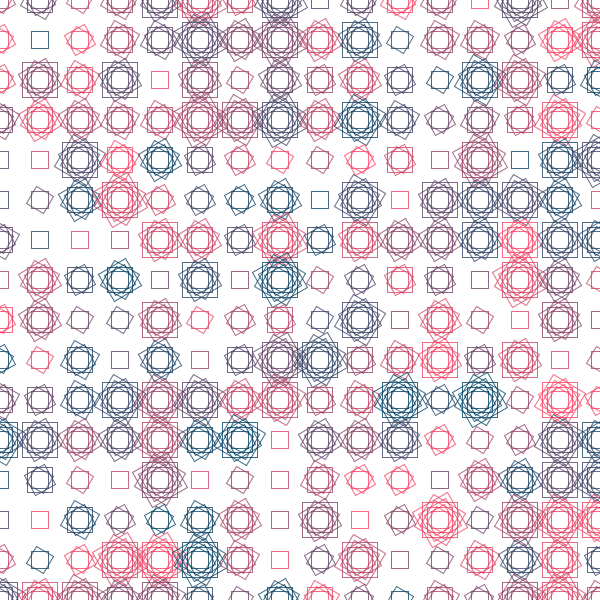
Frame 1 (no input)
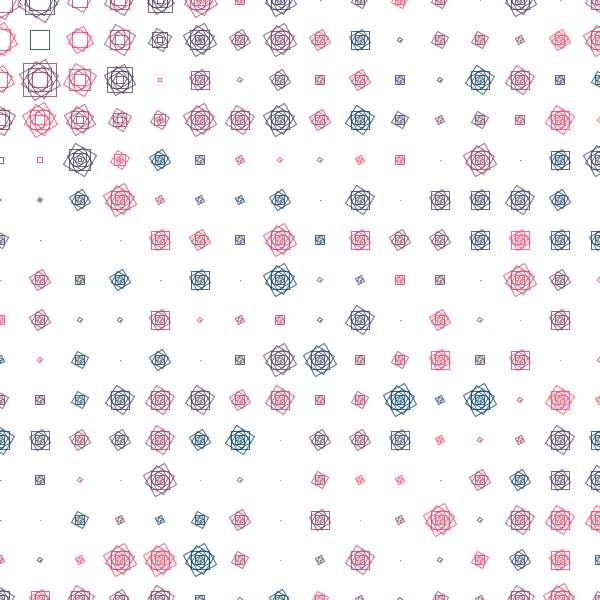
Frame 60 (the mouse pressed at the canvas centre just before this capture)
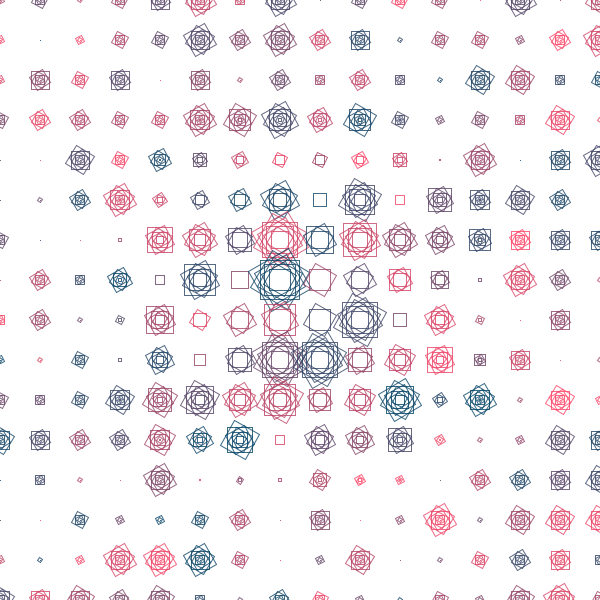
Frame 120 (the mouse held since frame 60 and released just before this capture)

The Processing sketch that drew these frames (run headless with seeded random() and noise(); from frame 60 on, the mouse is pressed at the canvas centre):

// Processing sketch: OOP_6
// ── OOP_6.pde
//Declaramos un array de la clase "Modulo". Se hace igual que un array tradicional.
Modulo[][] modulos = new Modulo[20][20];

void setup() {
    size(600, 600); 
    rectMode(CENTER);
    
    //Este for loop bidimiensional los ordena en grilla. Apagar el de arriba al prender este para verlo mejor
    for (int i = 0; i < modulos[0].length; ++i) {
        for (int j = 0; j < modulos[1].length; ++j) {
            //En este ejemplo, le pasamos solo valores random, pero esto se puede hacer en el orden que queramos
            modulos[i][j] = new Modulo(40 * i, 40 * j, 65, color(random(255), 65, 100, 200), floor(random(1, 10)));
            // modulos[i][j].vel = random( - 2,2);
        }
    }
}

void draw() {
    background(255);
    
    //Invocamos el metodo dibuja() de cada objeto
    for (int i = 0; i < modulos[0].length; ++i) {
        for (int j = 0; j < modulos[1].length; ++j) {
            modulos[i][j].dibuja();
            modulos[i][j].rota();
            float d = dist(mouseX, mouseY, modulos[i][j].posX, modulos[i][j].posY );
            modulos[i][j].tam = map(d,200,0,5,100);
            modulos[i][j].tam = constrain(modulos[i][j].tam, 0,100);
        }
    }
}

void mouseDragged() {
    
    //randomizar la velocidad de cada objeto al apretar el mouse dentro de ellos
    for (int i = 0; i < modulos[0].length; ++i) {
        for (int j = 0; j < modulos[1].length; ++j) {
            if (dist(modulos[i][j].posX, modulos[i][j].posY, mouseX, mouseY) < 15) {
                modulos[i][j].vel += 1;
                modulos[i][j].col = color(255,0,200,100); //tambi'en podemos cambiar una variable dentro de cada objeto, anteponiendo un punto "."
                
            }
        }
    }
                
}
                
                
                
                
// ── modulo.pde
//CLASE BASICA

class Modulo {
    //variables de la clase
    float posX, posY;
    float tam;
    color col;
    int nRepeticiones;
    float rot, vel;
    
    
    //Constructor
    Modulo(float x, float y, float t, color c, int n) {
        posX = x;
        posY = y;
        tam = t;
        col = c;
        nRepeticiones = n;
        rot = 0;
        
    }
    
    //Metodos. En este caso, solo tenemos 1 que dibuja
    void dibuja() {
        
        fill(col);
        stroke(col);
        noFill();
        //Aca usamos la variable int "nRepeticiones" para la cantidad de vueltas del for loop.
        //Entonces cada objeto va a dibujar una cantidad de repeticiones dada por lo que venga del sketch principal
        for (int i = 0; i < nRepeticiones; ++i) {
            pushMatrix();
            translate(posX, posY);
            rotate(radians(30*i + rot));
            rect(0,0, tam/4 + 3 * i, tam/4 + 3 * i );
            popMatrix();
        }
    }
    
    //Aca inventamos otro metodo. Este hace que la posX tirite cuadro a cuadro. 
    void tirita() {
        posX+= random(-1,1);
    }

    void rota(){
        rot += vel;
    }
} 
